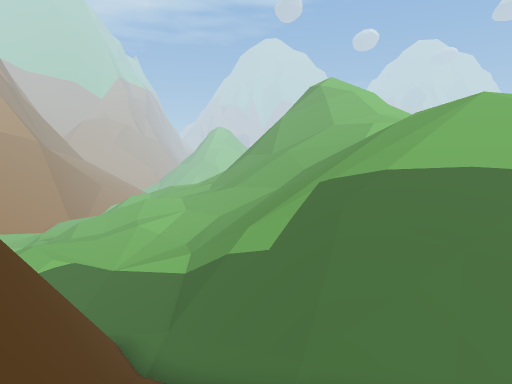
[1] (above)

18 first-person views from a walk through a 3-D level made in the Unity game engine. The camera is 0.68 m above the floor, tilts 6° down and sees 75° across. The floor is counted in squares, 1 m on a side. Each view is taken from the middle of a square. On the plan, view 1 faces up. The plan holds only what a view shows up to about 10 squares ahead; the rest is blank. The place goes on beyond the plan. Some animated figures are not drawn.

[2]
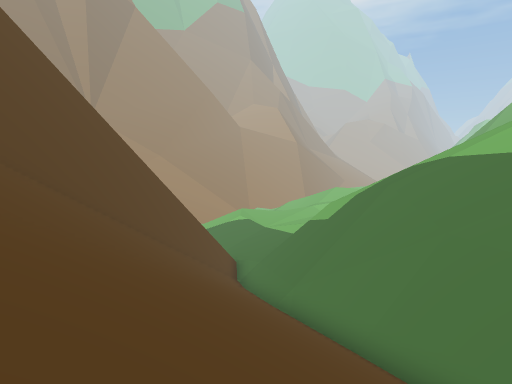

[3]
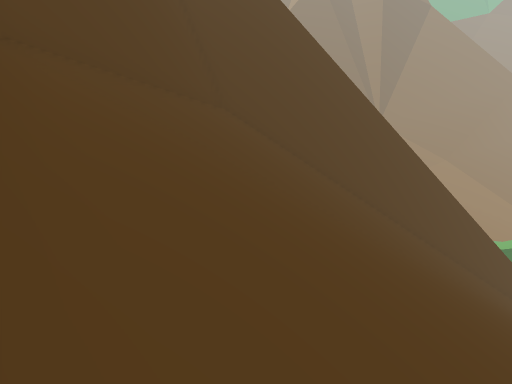

[4]
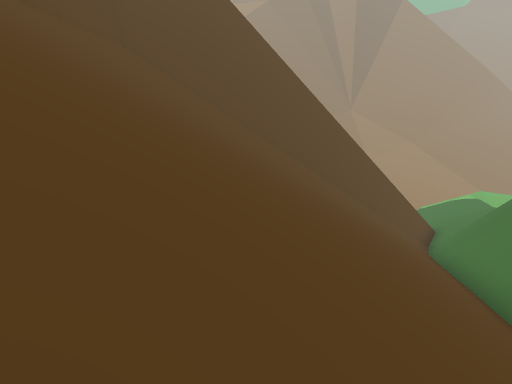

[5]
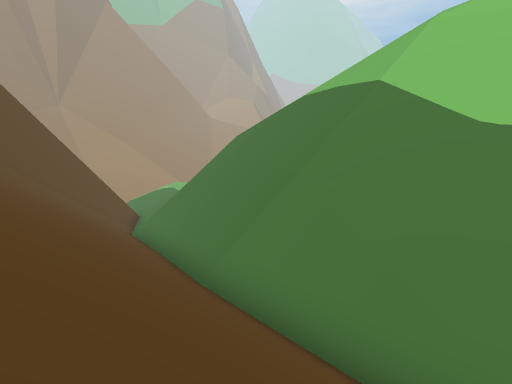

[6]
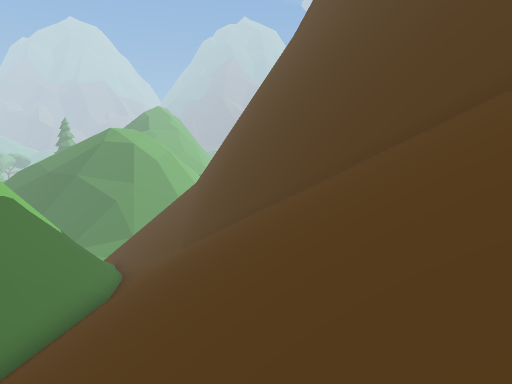

[7]
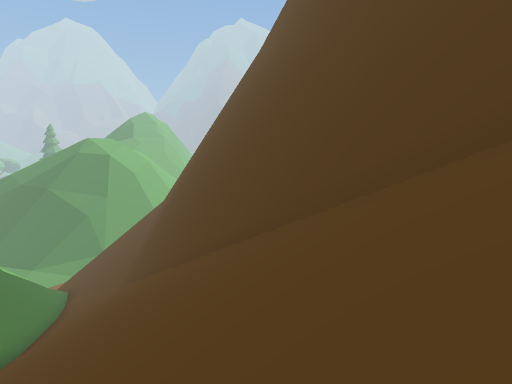

[8]
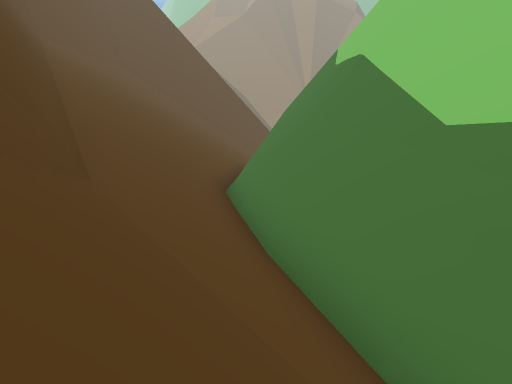

[9]
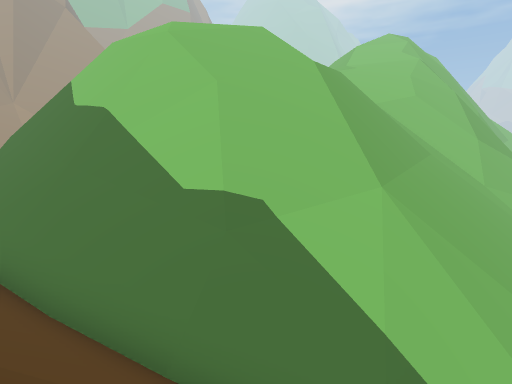

[10]
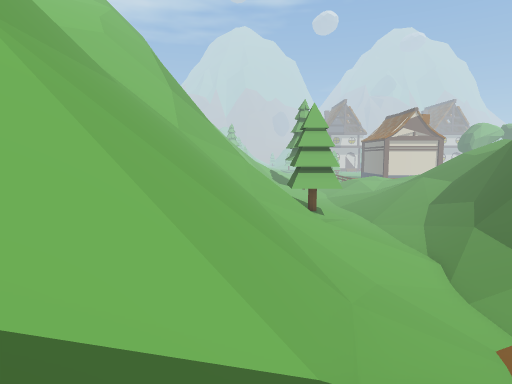

[11]
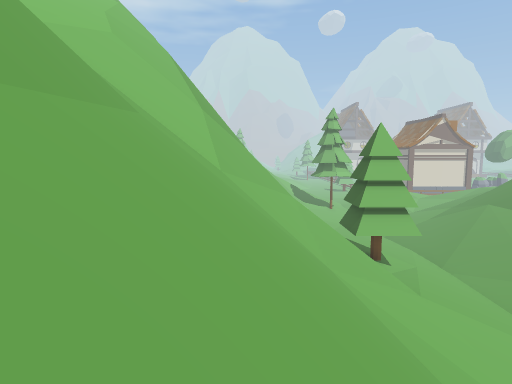

[12]
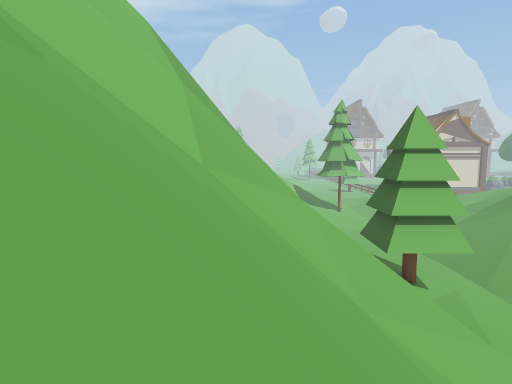

[13]
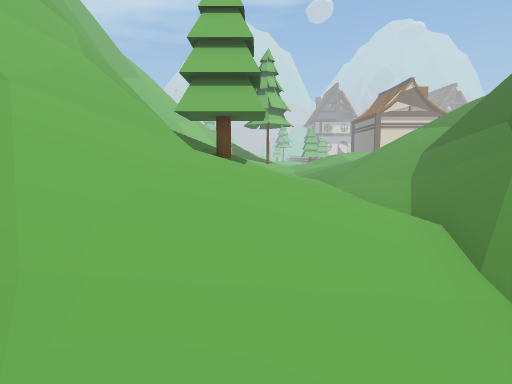

[14]
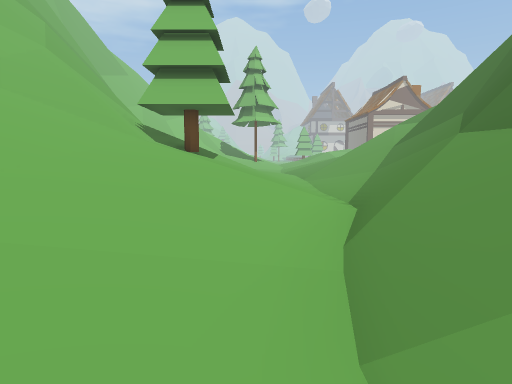

[15]
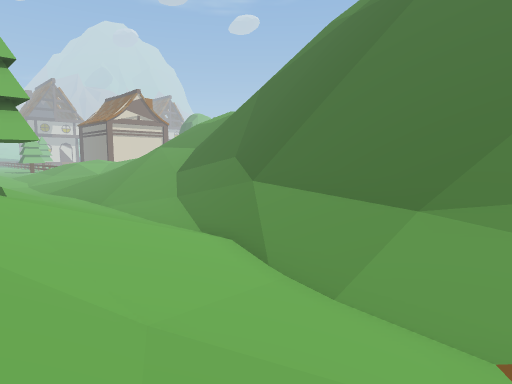

[16]
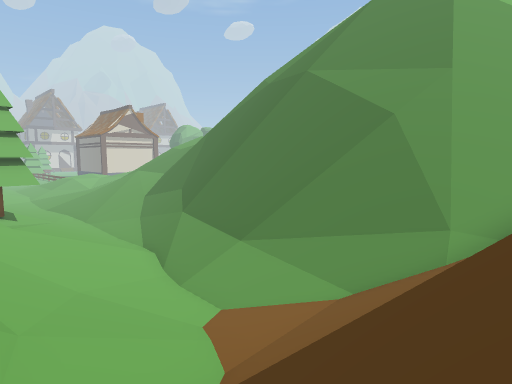

[17]
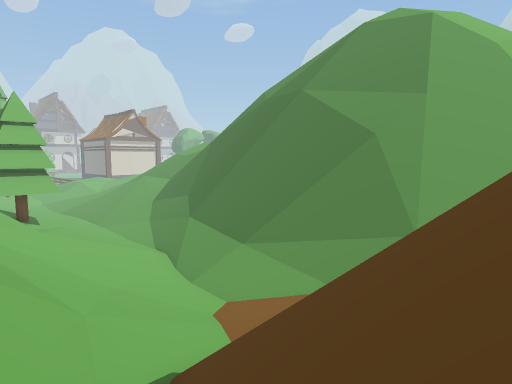

[18]
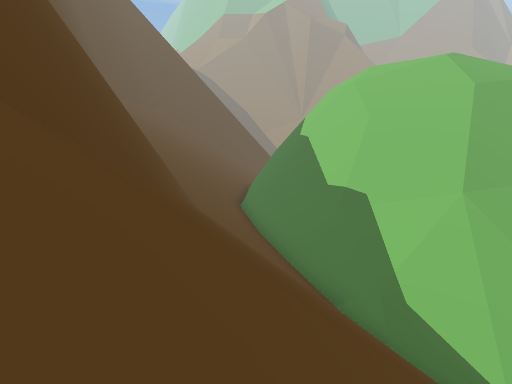

### Floor plan
Key: @ floor where view 1 was taken; # wall or solid block; . main floor; : floor 0.3 m higher than the main floor; + floor 0.6 m higher than the main floor; * floor 0.95 m higher than the main floor; / step, stairs or slope; = window, fence, low wall or low ledge; ^ raised ledge; v drop or lower ground; T tree; O other object.
Columns run from 5 left of view 1 to 32 right of it. Each row starts with its distance up from view 1.
 24                     //vv##//T +/..//#
 23                     //vv#=///++/..//#
 22                     ==/v#////*///.//#
 21                   /==//#=///////////#
 20                   /=///=///////////^#
 19                     ///////////////^
 18                      ///////////://^
 17                      //////////////=#
 16                      v#////////:////#
 15                      v#///////::/=//#
 14                       ^///////:.//=/##
 13                     v=^////////.//=v=#
 12                    //##=///////::/=^=#
 11              //   /////=///////////^=v
 10 //////////////// /////#////// /////##v
  9 ///////////////vvvvvvv#///////    /#=v
  8  ##/////////vvvvvvv=^#=///////
  7   #/////vvvvvvvvv=#^=/////////
  6   #/ /==####^    ^=/////////////
  5   ^=//////=######^##=////////////
  4   ^#///////////////////////OO===
  3    #/////////////////==^^^^^^^^
  2    #////////////////^^^
  1    ^#/////////////=^^
  0    ^#@///////////^^
 -1     #//////////###
 -2     ##////////##
 -3     ###/////###
 -4       ###//##
 -5         ##

Positions as (right, up) in squares from view 1, and headings:
1: (0, 0), facing up
2: (7, -1), facing up-left
3: (8, -2), facing left
4: (10, 1), facing left
5: (12, 1), facing up-left
6: (3, 0), facing right
7: (4, -2), facing right
8: (20, 5), facing left
9: (21, 4), facing up-left
10: (21, 7), facing up
11: (19, 11), facing up
12: (19, 14), facing up
13: (25, 14), facing up
14: (26, 14), facing up
15: (23, 13), facing up-right
16: (22, 8), facing up-right
17: (21, 7), facing up-right
18: (27, 5), facing left
